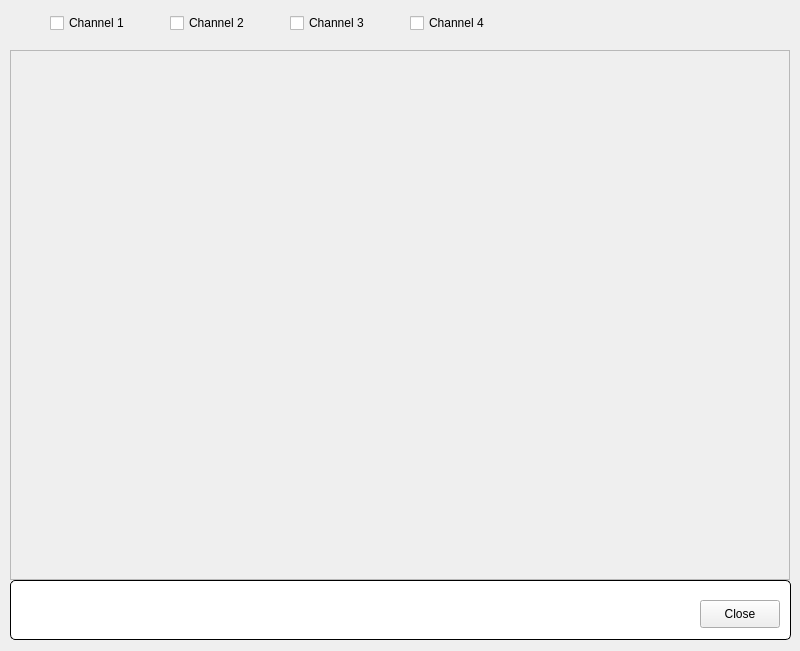
<?xml version="1.0" encoding="UTF-8"?>
<ui version="4.0">
 <class>FormPicoPlot</class>
 <widget class="QMainWindow" name="FormPicoPlot">
  <property name="geometry">
   <rect>
    <x>0</x>
    <y>0</y>
    <width>800</width>
    <height>651</height>
   </rect>
  </property>
  <property name="windowTitle">
   <string>XBPM Channels</string>
  </property>
  <widget class="QWidget" name="centralwidget">
   <widget class="QCheckBox" name="boxChannel1">
    <property name="geometry">
     <rect>
      <x>50</x>
      <y>10</y>
      <width>91</width>
      <height>26</height>
     </rect>
    </property>
    <property name="text">
     <string>Channel 1</string>
    </property>
   </widget>
   <widget class="QGroupBox" name="titleGroupBox_2">
    <property name="geometry">
     <rect>
      <x>10</x>
      <y>580</y>
      <width>781</width>
      <height>60</height>
     </rect>
    </property>
    <property name="styleSheet">
     <string notr="true">QGroupBox {
	background-color: rgb(255, 255, 255);
    border: 1px solid black;
    border-radius: 5px;
    margin-top: 0.5em;
}

QGroupBox::title {
    subcontrol-origin: margin;
    left: 10px;
    padding: 0 3px 0 3px;
}</string>
    </property>
    <property name="title">
     <string/>
    </property>
    <widget class="QPushButton" name="btnClose">
     <property name="geometry">
      <rect>
       <x>690</x>
       <y>20</y>
       <width>80</width>
       <height>28</height>
      </rect>
     </property>
     <property name="minimumSize">
      <size>
       <width>80</width>
       <height>28</height>
      </size>
     </property>
     <property name="maximumSize">
      <size>
       <width>16777215</width>
       <height>28</height>
      </size>
     </property>
     <property name="text">
      <string>Close</string>
     </property>
    </widget>
   </widget>
   <widget class="QCheckBox" name="boxChannel2">
    <property name="geometry">
     <rect>
      <x>170</x>
      <y>10</y>
      <width>91</width>
      <height>26</height>
     </rect>
    </property>
    <property name="text">
     <string>Channel 2</string>
    </property>
   </widget>
   <widget class="QCheckBox" name="boxChannel4">
    <property name="geometry">
     <rect>
      <x>410</x>
      <y>10</y>
      <width>91</width>
      <height>26</height>
     </rect>
    </property>
    <property name="text">
     <string>Channel 4</string>
    </property>
   </widget>
   <widget class="QEPlot" name="plotChannels">
    <property name="geometry">
     <rect>
      <x>10</x>
      <y>50</y>
      <width>780</width>
      <height>530</height>
     </rect>
    </property>
    <property name="frameShape">
     <enum>QFrame::StyledPanel</enum>
    </property>
   </widget>
   <widget class="QCheckBox" name="boxChannel3">
    <property name="geometry">
     <rect>
      <x>290</x>
      <y>10</y>
      <width>91</width>
      <height>26</height>
     </rect>
    </property>
    <property name="text">
     <string>Channel 3</string>
    </property>
   </widget>
  </widget>
 </widget>
 <customwidgets>
  <customwidget>
   <class>QEPlot</class>
   <extends>QEFrame</extends>
   <header>QEPlot.h</header>
  </customwidget>
  <customwidget>
   <class>QEFrame</class>
   <extends>QFrame</extends>
   <header>QEFrame.h</header>
   <container>1</container>
  </customwidget>
 </customwidgets>
 <resources/>
 <connections/>
</ui>
